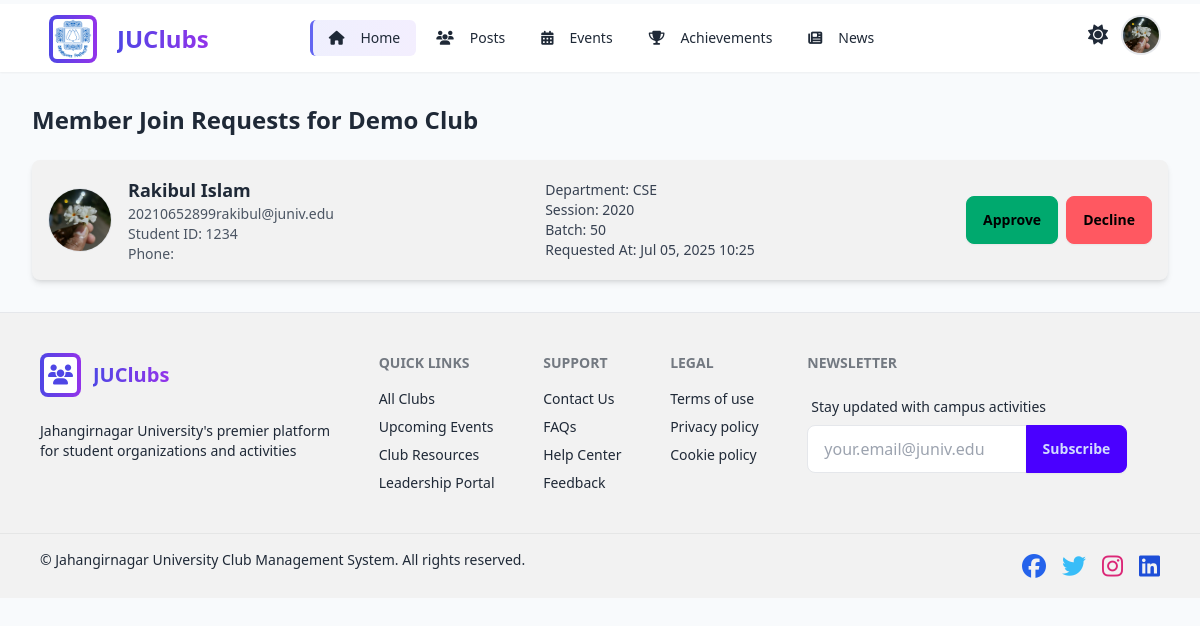
The page /clubs/profile/member-requests/ (signed in) on the database as committed earlier.
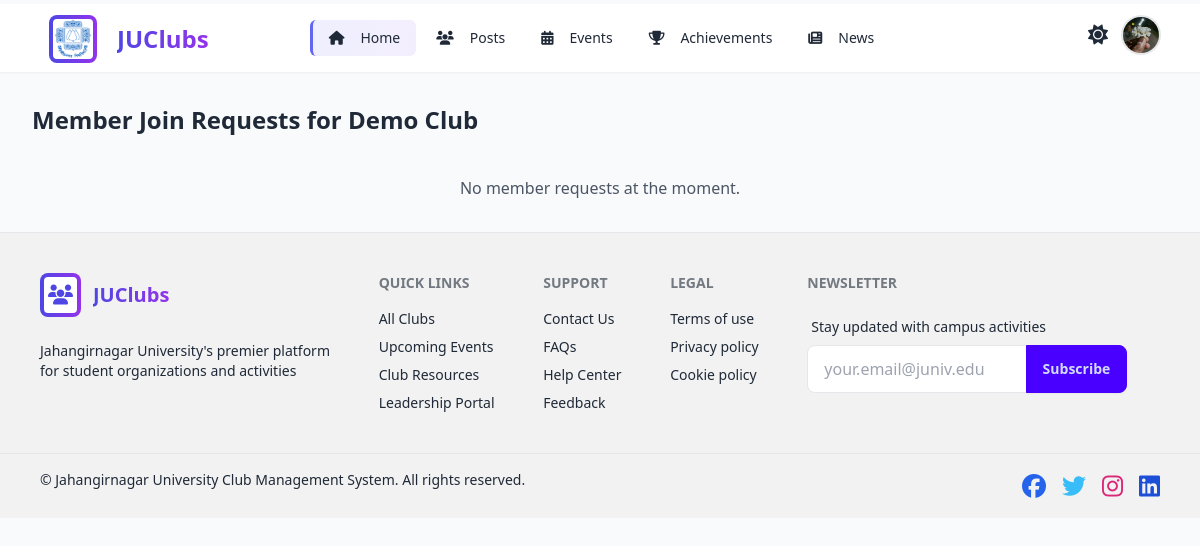
The same page on the database as committed later.
### clubs/models.py (models this page shows, shortened)
class RequestedMember(models.Model):
    user = models.ForeignKey(User, on_delete=models.CASCADE)
    club = models.ForeignKey(Club, on_delete=models.CASCADE)
    full_name = models.CharField(max_length=150)
    email = models.EmailField()
    student_id = models.CharField(max_length=50)
    phone = models.CharField(max_length=20)
    session = models.CharField(max_length=20)
    department = models.CharField(max_length=100)
    photo = models.ImageField(upload_to='requested_photos/', blank=True, null=True)
    batch = models.CharField(max_length=10)
    requested_at = models.DateTimeField(default=timezone.now)
    is_approved = models.BooleanField(default=False)
    is_rejected = models.BooleanField(default=False)

### clubs/views.py (the view)
# urls.py: path('profile/member-requests/', views.club_member_requests_view, name='club_member_requests'),
@club_login_required
def club_member_requests_view(request):
    club_id = request.session.get('club_id')
    if not club_id:
        messages.error(request, "You must be logged in as a club.")
        return redirect('clubs:login')
    club = get_object_or_404(Club, id=club_id)
    requests = RequestedMember.objects.filter(club=club, is_approved=False, is_rejected=False)
    return render(request, 'clubs/member_requests.html', {
        'club': club,
        'requests': requests
    })

### admin_panel/context_processors.py (called while the page is built)
def all_users(request):
    user_id = request.session.get('user_id')
    user = None
    if user_id:
        try:
            user = User.objects.get(id=user_id)
        except User.DoesNotExist:
            user = None
    register_users = User.objects.filter(is_approved=True)
    return {
        'custom_user': user,
        'register_users': register_users
    }

def clubs_context(request):
    approved_clubs = Club.objects.filter(is_active=True)
    pending_clubs = ClubRegistration.objects.filter(is_approved=False)
    return {
        'approved_clubs': approved_clubs,
        'pending_clubs': pending_clubs,
    }

### clubs/context_processors.py (called while the page is built)
def logged_club_context(request):
    club_obj = None
    if request.session.get('club_id'):
        try:
            club_obj = Club.objects.get(id=request.session['club_id'])
        except Club.DoesNotExist:
            pass
    return {
        'logged_club': club_obj
    }

def club_count(request):
    count = Club.objects.filter(is_active=True).count()
    return {
        'club_count': count
    }

def total_member_count(request):
    count = Member.objects.count()
    return {
        'total_member_count': count
    }

### templates/clubs/member_requests.html
{% extends 'base.html' %}
{% block content %}
<h2 class="text-2xl font-bold mb-6">Member Join Requests for {{ club.name }}</h2>
{% if requests %}
  <div class="space-y-4">
    {% for req in requests %}
      <div class="bg-base-200 p-4 rounded-lg shadow-md flex flex-col md:flex-row gap-4 items-start md:items-center justify-between">
        <div class="flex items-start md:items-center gap-4 w-full md:w-auto">
          {% if req.photo %}
            <img src="{{ req.photo.url }}" alt="{{ req.full_name }}" class="w-16 h-16 rounded-full object-cover border">
          {% else %}
            <div class="w-16 h-16 rounded-full bg-gray-300 flex items-center justify-center text-gray-700 text-xl font-bold">
              {{ req.full_name|slice:":1" }}
            </div>
          {% endif %}
          <div>
            <p class="font-semibold text-lg">{{ req.full_name }}</p>
            <p class="text-sm text-gray-600">{{ req.email }}</p>
            <p class="text-sm text-gray-600">Student ID: {{ req.student_id }}</p>
            <p class="text-sm text-gray-600">Phone: {{ req.phone }}</p>
          </div>
        </div>
        <div class="text-sm text-gray-700 w-full md:w-auto mt-2 md:mt-0">
          <p>Department: <span class="font-medium">{{ req.department }}</span></p>
          <p>Session: <span class="font-medium">{{ req.session }}</span></p>
          <p>Batch: <span class="font-medium">{{ req.batch }}</span></p>
          <p>Requested At: <span class="font-medium">{{ req.requested_at|date:"M d, Y H:i" }}</span></p>
        </div>
        <div class="flex gap-2 mt-4 md:mt-0">
          <a href="{% url 'clubs:approve_request' req.id %}" class="btn btn-success text-sm px-4 py-2">Approve</a>
          <a href="{% url 'clubs:decline_request' req.id %}" class="btn btn-error text-sm px-4 py-2">Decline</a>
        </div>
      </div>
    {% endfor %}
  </div>
{% else %}
  <p class="text-gray-600 text-center mt-10">No member requests at the moment.</p>
{% endif %}
{% endblock %}

Rows that differ between the two databases and show on the page:
no longer on this page (row edited): RequestedMember: photo (picture), full_name "Rakibul Islam", email "20210652899rakibul@juniv.edu", student_id "1234", department "CSE", session "2020", batch "50", requested_at "Jul 05, 2025 10:25"
Other text that changed with them:
text now shown: "No member requests at the moment."
